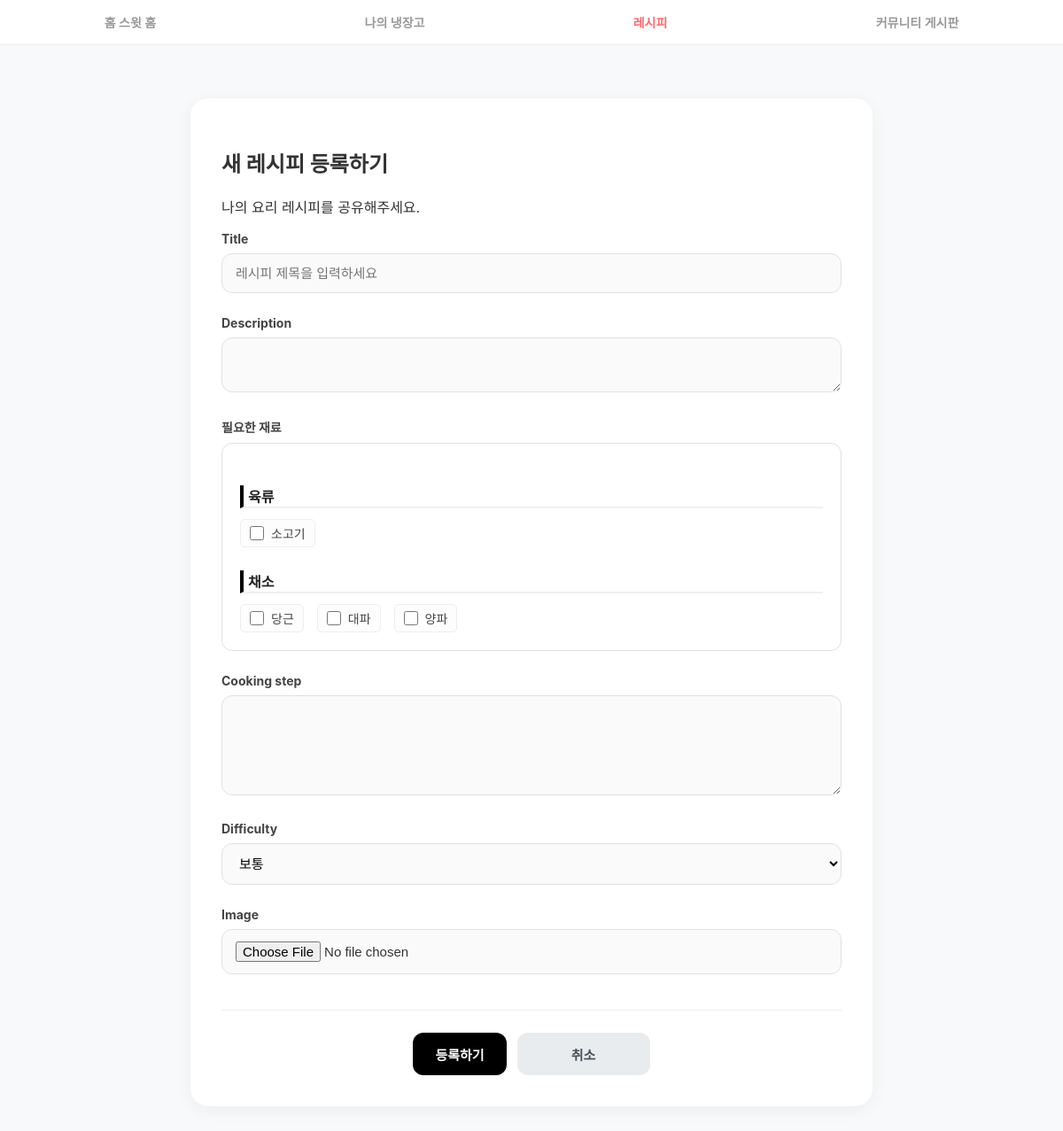
Screenshot of /recipe/add/ (signed in) with the database file from the repository.
### my_django/models.py (models this page shows, shortened)
class MasterIngredient(models.Model): #마스터 냉장고(재료 등록 데이터 겸 필터 역할)
    name = models.CharField(max_length=50, unique=True)
    category = models.CharField(max_length=20, choices=[
        ('채소', '채소'), ('양념', '양념'), ('해산물', '해산물'),
        ('육류', '육류'), ('가공식품', '가공식품'), ('조미료', '조미료'), ('과일', '과일')
    ])

### my_recipe/views.py (the view)
@login_required
def recipe_add(request):
    if request.method == "POST":
        form = RecipeForm(request.POST, request.FILES)
        if form.is_valid():
            recipe = form.save(commit=False)
            recipe.user = request.user
            recipe.save()
            return redirect('my_recipe:my_recipe_archive')
    else:
        form = RecipeForm()
    return render(request, 'my_recipe/recipe_add.html', {'form': form})

### my_recipe/forms.py
class RecipeForm(forms.ModelForm):
    class Meta:
        model = Recipe
        fields = ['title', 'description', 'ingredients', 'cooking_step', 'difficulty', 'image']
        widgets = {
            'title': forms.TextInput(attrs={'class': 'form-control', 'placeholder': '레시피 제목을 입력하세요'}),
            'description': forms.Textarea(attrs={'class': 'form-control', 'rows': 2}),
            'cooking_step': forms.Textarea(attrs={'class': 'form-control', 'rows': 5}),
            'difficulty': forms.Select(attrs={'class': 'form-control'}),
        }
    def __init__(self, *args, **kwargs):
        super().__init__(*args, **kwargs)
        self.ingredients_by_category = {}
        ingredients = MasterIngredient.objects.all().order_by('category', 'name')
        for ing in ingredients:
            cat = ing.category if hasattr(ing, 'category') else '기타'
            if cat not in self.ingredients_by_category:
                self.ingredients_by_category[cat] = []
            self.ingredients_by_category[cat].append(ing)

### templates/my_recipe/recipe_add.html (shortened to what this page needs)
{% extends "base.html" %}
{% block content %}
<div class="recipe-form-container">
    <div class="form-header">
        <h2 class="form-title">새 레시피 등록하기</h2>
        <p class="form-subtitle">나의 요리 레시피를 공유해주세요.</p>
    </div>
    <form method="POST" enctype="multipart/form-data" class="recipe-form">
        <div class="form-fields">
            {% for field in form %}
                {% if field.name == 'ingredients' %}
                    <div class="field-group ingredients-selection">
                        <label>{{ field.label }}</label>
                        <div class="category-wrapper p-3 border rounded bg-white">
                            {% for category, ingredients in form.ingredients_by_category.items %}
                                <div class="category-group mb-3">
                                    <h5 class="category-name text-primary mb-2" style="font-size: 1rem; border-bottom: 2px solid #f0f0f0;">
                                        {{ category }}
                                    </h5>
                                    <div class="ingredient-checkboxes d-flex flex-wrap gap-2">
                                        {% for ing in ingredients %}
                                            <div class="ing-item d-flex align-items-center me-3 mb-2">
                                                <input type="checkbox" name="ingredients" value="{{ ing.pk }}"
                                                       id="ing_{{ ing.pk }}" class="custom-check"
                                                       {% if ing.pk|stringformat:"i" in field.value or ing in field.value %}checked{% endif %}>
                                                <label for="ing_{{ ing.pk }}" class="ms-1 mb-0">{{ ing.name }}</label>
                                            </div>
                                        {% endfor %}
                                    </div>
                                </div>
                            {% empty %}
                                <p class="text-muted">등록된 재료가 없습니다.</p>
                            {% endfor %}
                        </div>
                    </div>
                {% else %}
                    <div class="field-group">
                        <label for="{{ field.id_for_label }}">{{ field.label }}</label>
                        {{ field }}
                    </div>
                {% endif %}
            {% endfor %}
        </div>
        <div class="form-actions">
            <button type="submit" class="btn-submit">등록하기</button>
            <a href="{% url 'my_recipe:recipe_list' %}" class="btn-cancel">취소</a>
        </div>
    </form>
</div>
{% endblock %}

### static/css/my_django.css (style rules this page uses)
body { margin: 0; padding: 0; font-family: 'Pretendard', -apple-system, sans-serif; background-color: #f8f9fa; color: #333; }

### static/css/my_recipe.css (style rules this page uses)
body { font-family: 'Pretendard', -apple-system, sans-serif; background-color: #f8f9fa; margin: 0; }
.recipe-detail-container, .recipe-form-container, .edit-form-box { max-width: 700px; margin: 40px auto; padding: 35px; background: #ffffff; border-radius: 20px; box-shadow: 0 4px 20px rgba(0,0,0,0.05); }
.field-group, .edit-field { margin-bottom: 25px; }
.field-group label, .edit-field label { display: block; font-weight: 700; font-size: 14px; color: #444; margin-bottom: 8px; }
.field-group input, .field-group textarea, .field-group select, .edit-field input, .edit-field textarea, .edit-field select { width: 100%; padding: 13px 15px; border: 1px solid #e1e1e1; border-radius: 12px; font-size: 15px; background-color: #fafafa; box-sizing: border-box; transition: all 0.2s; }
.detail-actions, .form-actions, .action-group { margin-top: 40px; padding-top: 25px; border-top: 1px solid #eee; display: flex; justify-content: center; align-items: center; gap: 12px; }
.btn-back, .btn-edit, .btn-delete, .btn-submit, .btn-cancel, .btn-save, .btn-list { display: inline-flex; align-items: center; justify-content: center; height: 48px; padding: 0 25px; border-radius: 12px; font-size: 15px; font-weight: 600; text-decoration: none; border: none; cursor: pointer; white-space: nowrap; transition: 0.2s; min-width: 100px; }
.btn-save, .btn-submit { background-color: #000 !important; color: #fff !important; }
.btn-back, .btn-list, .btn-cancel { background-color: #e9ecef !important; color: #495057 !important; }
.category-wrapper { background-color: #ffffff; border: 1px solid #e1e1e1; border-radius: 12px; padding: 20px; max-height: 400px; overflow-y: auto; box-shadow: inset 0 2px 4px rgba(0,0,0,0.02); }
.category-group { margin-bottom: 25px; }
.category-group:last-child { margin-bottom: 0; }
.category-name { font-size: 15px; font-weight: 800; color: #222; margin-bottom: 12px; padding-left: 5px; border-left: 4px solid #000; }
.ingredient-checkboxes { display: flex; flex-wrap: wrap; gap: 10px; }
.ing-item { display: flex; align-items: center; background: #f1f3f5; padding: 6px 14px; border-radius: 50px; border: 1px solid #e9ecef; cursor: pointer; transition: all 0.2s; }
.custom-check { width: 16px !important; height: 16px !important; margin: 0 !important; cursor: pointer; }
.ing-item label { margin: 0 0 0 8px !important; font-size: 14px; font-weight: 500; color: #444; cursor: pointer; white-space: nowrap; display: inline-block; }

### templates/my_recipe/recipe_add.html (style rules this page uses)
.ingredient-checkboxes { display: flex; flex-wrap: wrap; gap: 15px; }
.ing-item { background: #fdfdfd; padding: 5px 10px; border-radius: 5px; border: 1px solid #eee; }
.category-wrapper { max-height: 400px; overflow-y: auto; }
.custom-check { width: 18px; height: 18px; cursor: pointer; }

### rows the page displays
MasterIngredient: category "육류", name "소고기"
MasterIngredient: category "채소", name "당근"
MasterIngredient: name "대파"
MasterIngredient: name "양파"

### other values shown
{{ field.label }} "Title" "Description" "Cooking step" "Difficulty" "Image"
{{ field.label }} "필요한 재료"
